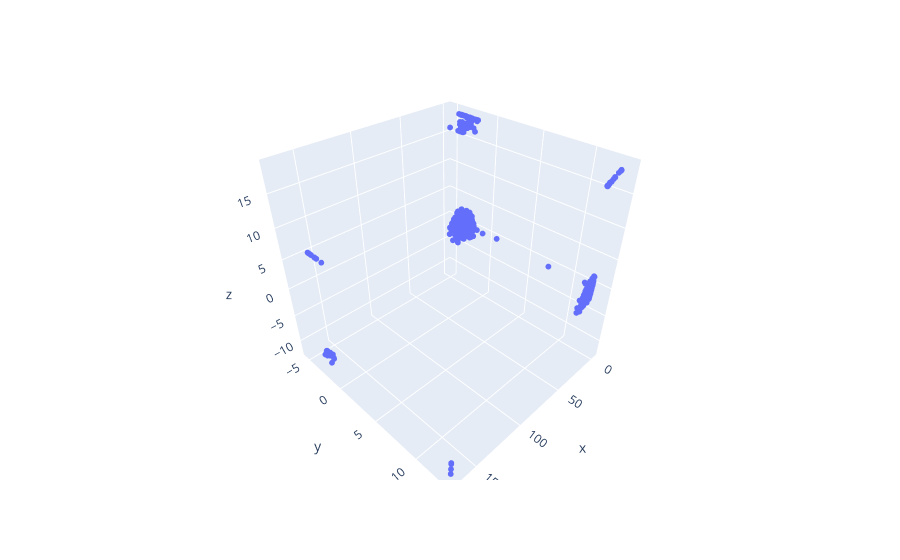

Notebook code cell kept with this figure:
### Markdown cell above
- We identified 1 cluster with 4 points.
- We identified 6 clusters with more than 4 points.

### Code cell
# PC1, PC2, PC3 visualization
def isolate():
    X_train_final = composer.fit_transform(X=X_train)
    pca_data = PCA().fit_transform(X=X_train_final)
    x, y, z = pca_data[:,:3].T

    fig = px.scatter_3d(x=x, y=y, z=z)
    fig.update_traces(marker_size = 2)
    fig.show()

isolate()

### Figure 1 — Plotly figure (JSON) as saved in the notebook; plotly's stock layout.template omitted (floating-point values rounded to 4 significant figures; data arrays with more than 128 entries replaced by an {"elided": "..."} marker saying what was removed)
{"data": [{"hovertemplate": "x=%{x}<br>y=%{y}<br>z=%{z}<extra></extra>", "legendgroup": "", "marker": {"color": "#636efa", "size": 2, "symbol": "circle"}, "mode": "markers", "name": "", "scene": "scene", "showlegend": false, "type": "scatter3d", "x": {"elided": "4465 float values"}, "y": {"elided": "4465 float values"}, "z": {"elided": "4465 float values"}}], "layout": {"legend": {"tracegroupgap": 0}, "margin": {"t": 60}, "scene": {"domain": {"x": [0, 1], "y": [0, 1]}, "xaxis": {"title": {"text": "x"}}, "yaxis": {"title": {"text": "y"}}, "zaxis": {"title": {"text": "z"}}}}}
